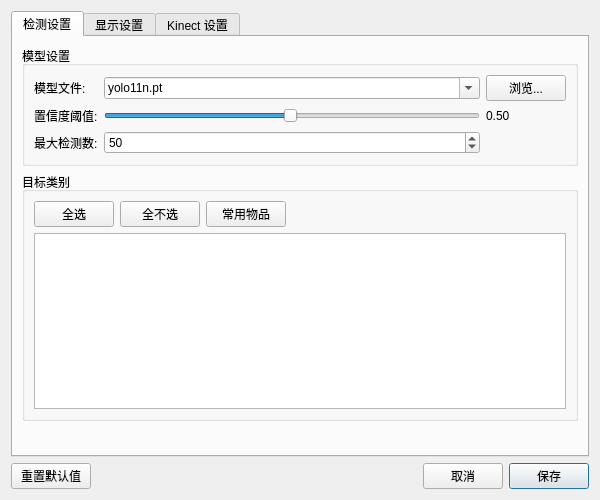
<?xml version="1.0" encoding="UTF-8"?>
<ui version="4.0">
 <class>SettingsDialog</class>
 <widget class="QDialog" name="SettingsDialog">
  <property name="geometry">
   <rect>
    <x>0</x>
    <y>0</y>
    <width>600</width>
    <height>500</height>
   </rect>
  </property>
  <property name="minimumSize">
   <size>
    <width>600</width>
    <height>500</height>
   </size>
  </property>
  <property name="maximumSize">
   <size>
    <width>600</width>
    <height>500</height>
   </size>
  </property>
  <property name="windowTitle">
   <string>系统设置</string>
  </property>
  <layout class="QVBoxLayout" name="verticalLayout">
   <item>
    <widget class="QTabWidget" name="tab_widget">
     <property name="currentIndex">
      <number>0</number>
     </property>
     <widget class="QWidget" name="detection_tab">
      <attribute name="title">
       <string>检测设置</string>
      </attribute>
      <layout class="QVBoxLayout" name="detection_layout">
       <item>
        <widget class="QGroupBox" name="model_group">
         <property name="title">
          <string>模型设置</string>
         </property>
         <layout class="QGridLayout" name="model_layout">
          <item row="0" column="0">
           <widget class="QLabel" name="model_path_label">
            <property name="text">
             <string>模型文件:</string>
            </property>
           </widget>
          </item>
          <item row="0" column="1">
           <widget class="QComboBox" name="model_path_combo">
            <property name="editable">
             <bool>true</bool>
            </property>
            <item>
             <property name="text">
              <string>yolo11n.pt</string>
             </property>
            </item>
            <item>
             <property name="text">
              <string>yolo11s.pt</string>
             </property>
            </item>
            <item>
             <property name="text">
              <string>yolo11m.pt</string>
             </property>
            </item>
            <item>
             <property name="text">
              <string>yolo11l.pt</string>
             </property>
            </item>
           </widget>
          </item>
          <item row="0" column="2">
           <widget class="QPushButton" name="browse_btn">
            <property name="text">
             <string>浏览...</string>
            </property>
           </widget>
          </item>
          <item row="1" column="0">
           <widget class="QLabel" name="confidence_label">
            <property name="text">
             <string>置信度阈值:</string>
            </property>
           </widget>
          </item>
          <item row="1" column="1">
           <widget class="QSlider" name="confidence_slider">
            <property name="minimum">
             <number>1</number>
            </property>
            <property name="maximum">
             <number>100</number>
            </property>
            <property name="value">
             <number>50</number>
            </property>
            <property name="orientation">
             <enum>Qt::Horizontal</enum>
            </property>
           </widget>
          </item>
          <item row="1" column="2">
           <widget class="QLabel" name="confidence_value_label">
            <property name="text">
             <string>0.50</string>
            </property>
           </widget>
          </item>
          <item row="2" column="0">
           <widget class="QLabel" name="max_detections_label">
            <property name="text">
             <string>最大检测数:</string>
            </property>
           </widget>
          </item>
          <item row="2" column="1">
           <widget class="QSpinBox" name="max_detections_spin">
            <property name="minimum">
             <number>1</number>
            </property>
            <property name="maximum">
             <number>1000</number>
            </property>
            <property name="value">
             <number>50</number>
            </property>
           </widget>
          </item>
         </layout>
        </widget>
       </item>
       <item>
        <widget class="QGroupBox" name="classes_group">
         <property name="title">
          <string>目标类别</string>
         </property>
         <layout class="QVBoxLayout" name="classes_layout">
          <item>
           <layout class="QHBoxLayout" name="classes_buttons_layout">
            <item>
             <widget class="QPushButton" name="select_all_btn">
              <property name="text">
               <string>全选</string>
              </property>
             </widget>
            </item>
            <item>
             <widget class="QPushButton" name="select_none_btn">
              <property name="text">
               <string>全不选</string>
              </property>
             </widget>
            </item>
            <item>
             <widget class="QPushButton" name="select_common_btn">
              <property name="text">
               <string>常用物品</string>
              </property>
             </widget>
            </item>
            <item>
             <spacer name="classes_buttons_spacer">
              <property name="orientation">
               <enum>Qt::Horizontal</enum>
              </property>
              <property name="sizeHint" stdset="0">
               <size>
                <width>40</width>
                <height>20</height>
               </size>
              </property>
             </spacer>
            </item>
           </layout>
          </item>
          <item>
           <widget class="QListWidget" name="classes_list">
            <property name="maximumSize">
             <size>
              <width>16777215</width>
              <height>200</height>
             </size>
            </property>
           </widget>
          </item>
         </layout>
        </widget>
       </item>
       <item>
        <spacer name="detection_spacer">
         <property name="orientation">
          <enum>Qt::Vertical</enum>
         </property>
         <property name="sizeHint" stdset="0">
          <size>
           <width>20</width>
           <height>40</height>
          </size>
         </property>
        </spacer>
       </item>
      </layout>
     </widget>
     <widget class="QWidget" name="display_tab">
      <attribute name="title">
       <string>显示设置</string>
      </attribute>
      <layout class="QVBoxLayout" name="display_layout">
       <item>
        <widget class="QGroupBox" name="display_options_group">
         <property name="title">
          <string>显示选项</string>
         </property>
         <layout class="QGridLayout" name="display_options_layout">
          <item row="0" column="0">
           <widget class="QCheckBox" name="show_confidence_cb">
            <property name="text">
             <string>显示置信度</string>
            </property>
           </widget>
          </item>
          <item row="0" column="1">
           <widget class="QCheckBox" name="show_class_names_cb">
            <property name="text">
             <string>显示类别名称</string>
            </property>
           </widget>
          </item>
          <item row="1" column="0">
           <widget class="QLabel" name="bbox_thickness_label">
            <property name="text">
             <string>边框粗细:</string>
            </property>
           </widget>
          </item>
          <item row="1" column="1">
           <widget class="QSpinBox" name="bbox_thickness_spin">
            <property name="minimum">
             <number>1</number>
            </property>
            <property name="maximum">
             <number>10</number>
            </property>
           </widget>
          </item>
          <item row="2" column="0">
           <widget class="QLabel" name="font_scale_label">
            <property name="text">
             <string>字体大小:</string>
            </property>
           </widget>
          </item>
          <item row="2" column="1">
           <widget class="QDoubleSpinBox" name="font_scale_spin">
            <property name="minimum">
             <double>0.100000000000000</double>
            </property>
            <property name="maximum">
             <double>2.000000000000000</double>
            </property>
            <property name="singleStep">
             <double>0.100000000000000</double>
            </property>
            <property name="value">
             <double>0.500000000000000</double>
            </property>
           </widget>
          </item>
         </layout>
        </widget>
       </item>
       <item>
        <widget class="QGroupBox" name="color_group">
         <property name="title">
          <string>颜色设置</string>
         </property>
         <layout class="QGridLayout" name="color_layout">
          <item row="0" column="0">
           <widget class="QLabel" name="bbox_color_label">
            <property name="text">
             <string>边框颜色:</string>
            </property>
           </widget>
          </item>
          <item row="0" column="1">
           <widget class="QPushButton" name="bbox_color_btn">
            <property name="minimumSize">
             <size>
              <width>60</width>
              <height>30</height>
             </size>
            </property>
            <property name="maximumSize">
             <size>
              <width>60</width>
              <height>30</height>
             </size>
            </property>
            <property name="text">
             <string/>
            </property>
            <property name="styleSheet">
             <string notr="true">QPushButton {
    background-color: rgb(0, 255, 0);
    border: 1px solid #C7C7CC;
    border-radius: 4px;
}</string>
            </property>
           </widget>
          </item>
          <item row="1" column="0">
           <widget class="QLabel" name="text_color_label">
            <property name="text">
             <string>文字颜色:</string>
            </property>
           </widget>
          </item>
          <item row="1" column="1">
           <widget class="QPushButton" name="text_color_btn">
            <property name="minimumSize">
             <size>
              <width>60</width>
              <height>30</height>
             </size>
            </property>
            <property name="maximumSize">
             <size>
              <width>60</width>
              <height>30</height>
             </size>
            </property>
            <property name="text">
             <string/>
            </property>
            <property name="styleSheet">
             <string notr="true">QPushButton {
    background-color: rgb(0, 255, 0);
    border: 1px solid #C7C7CC;
    border-radius: 4px;
}</string>
            </property>
           </widget>
          </item>
         </layout>
        </widget>
       </item>
       <item>
        <spacer name="display_spacer">
         <property name="orientation">
          <enum>Qt::Vertical</enum>
         </property>
         <property name="sizeHint" stdset="0">
          <size>
           <width>20</width>
           <height>40</height>
          </size>
         </property>
        </spacer>
       </item>
      </layout>
     </widget>
     <widget class="QWidget" name="kinect_tab">
      <attribute name="title">
       <string>Kinect 设置</string>
      </attribute>
      <layout class="QVBoxLayout" name="kinect_layout">
       <item>
        <widget class="QGroupBox" name="kinect_settings_group">
         <property name="title">
          <string>Kinect 设置</string>
         </property>
         <layout class="QGridLayout" name="kinect_settings_layout">
          <item row="0" column="0">
           <widget class="QLabel" name="resolution_label">
            <property name="text">
             <string>彩色分辨率:</string>
            </property>
           </widget>
          </item>
          <item row="0" column="1">
           <widget class="QComboBox" name="resolution_combo">
            <item>
             <property name="text">
              <string>1920x1080</string>
             </property>
            </item>
            <item>
             <property name="text">
              <string>1280x720</string>
             </property>
            </item>
            <item>
             <property name="text">
              <string>640x480</string>
             </property>
            </item>
           </widget>
          </item>
          <item row="1" column="0">
           <widget class="QLabel" name="fps_label">
            <property name="text">
             <string>帧率 (FPS):</string>
            </property>
           </widget>
          </item>
          <item row="1" column="1">
           <widget class="QSpinBox" name="fps_spin">
            <property name="minimum">
             <number>15</number>
            </property>
            <property name="maximum">
             <number>60</number>
            </property>
           </widget>
          </item>
          <item row="2" column="0" colspan="2">
           <widget class="QCheckBox" name="auto_exposure_cb">
            <property name="text">
             <string>自动曝光</string>
            </property>
           </widget>
          </item>
         </layout>
        </widget>
       </item>
       <item>
        <widget class="QGroupBox" name="status_group">
         <property name="title">
          <string>设备状态</string>
         </property>
         <layout class="QVBoxLayout" name="status_layout">
          <item>
           <widget class="QLabel" name="status_label">
            <property name="text">
             <string>正在检测 Kinect 设备...</string>
            </property>
           </widget>
          </item>
          <item>
           <widget class="QPushButton" name="refresh_btn">
            <property name="text">
             <string>刷新设备状态</string>
            </property>
           </widget>
          </item>
         </layout>
        </widget>
       </item>
       <item>
        <spacer name="kinect_spacer">
         <property name="orientation">
          <enum>Qt::Vertical</enum>
         </property>
         <property name="sizeHint" stdset="0">
          <size>
           <width>20</width>
           <height>40</height>
          </size>
         </property>
        </spacer>
       </item>
      </layout>
     </widget>
    </widget>
   </item>
   <item>
    <layout class="QHBoxLayout" name="buttons_layout">
     <item>
      <widget class="QPushButton" name="reset_btn">
       <property name="text">
        <string>重置默认值</string>
       </property>
      </widget>
     </item>
     <item>
      <spacer name="buttons_spacer">
       <property name="orientation">
        <enum>Qt::Horizontal</enum>
       </property>
       <property name="sizeHint" stdset="0">
        <size>
         <width>40</width>
         <height>20</height>
        </size>
       </property>
      </spacer>
     </item>
     <item>
      <widget class="QPushButton" name="cancel_btn">
       <property name="text">
        <string>取消</string>
       </property>
      </widget>
     </item>
     <item>
      <widget class="QPushButton" name="save_btn">
       <property name="text">
        <string>保存</string>
       </property>
       <property name="default">
        <bool>true</bool>
       </property>
      </widget>
     </item>
    </layout>
   </item>
  </layout>
 </widget>
 <resources/>
 <connections/>
</ui>
